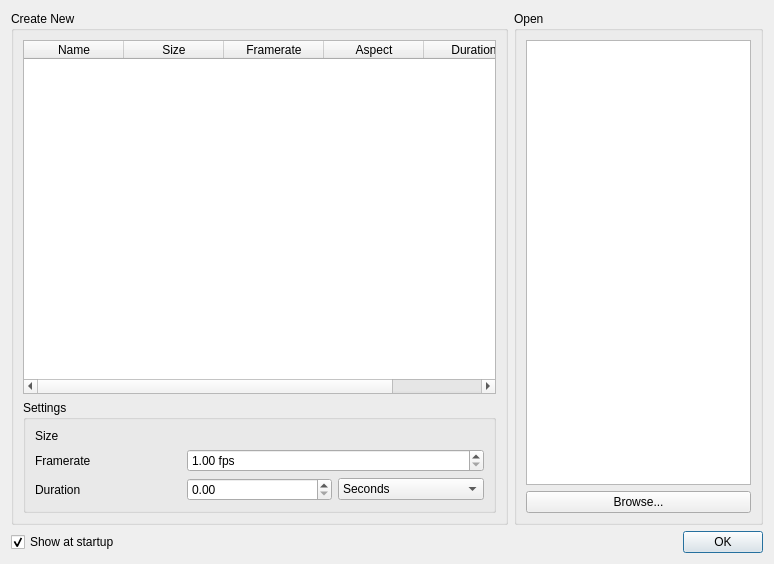
<?xml version="1.0" encoding="UTF-8"?>
<ui version="4.0">
 <class>glaxnimate::gui::StartupDialog</class>
 <widget class="QDialog" name="StartupDialog">
  <property name="geometry">
   <rect>
    <x>0</x>
    <y>0</y>
    <width>774</width>
    <height>564</height>
   </rect>
  </property>
  <property name="windowTitle">
   <string>Startup</string>
  </property>
  <layout class="QVBoxLayout" name="verticalLayout_3">
   <item>
    <layout class="QHBoxLayout" name="horizontalLayout" stretch="2,1">
     <item>
      <widget class="QGroupBox" name="groupBox">
       <property name="title">
        <string>Create New</string>
       </property>
       <layout class="QVBoxLayout" name="verticalLayout_2">
        <item>
         <widget class="QTableWidget" name="view_presets">
          <property name="selectionMode">
           <enum>QAbstractItemView::SingleSelection</enum>
          </property>
          <property name="selectionBehavior">
           <enum>QAbstractItemView::SelectRows</enum>
          </property>
          <property name="showGrid">
           <bool>false</bool>
          </property>
          <attribute name="verticalHeaderVisible">
           <bool>false</bool>
          </attribute>
          <column>
           <property name="text">
            <string>Name</string>
           </property>
          </column>
          <column>
           <property name="text">
            <string>Size</string>
           </property>
          </column>
          <column>
           <property name="text">
            <string>Framerate</string>
           </property>
          </column>
          <column>
           <property name="text">
            <string>Aspect</string>
           </property>
          </column>
          <column>
           <property name="text">
            <string>Duration</string>
           </property>
          </column>
         </widget>
        </item>
        <item>
         <widget class="QGroupBox" name="groupBox_3">
          <property name="title">
           <string>Settings</string>
          </property>
          <layout class="QGridLayout" name="gridLayout">
           <item row="2" column="0">
            <widget class="QLabel" name="label_3">
             <property name="text">
              <string>Duration</string>
             </property>
            </widget>
           </item>
           <item row="0" column="0">
            <widget class="QLabel" name="label">
             <property name="text">
              <string>Size</string>
             </property>
            </widget>
           </item>
           <item row="1" column="0">
            <widget class="QLabel" name="label_2">
             <property name="text">
              <string>Framerate</string>
             </property>
            </widget>
           </item>
           <item row="2" column="1">
            <widget class="QDoubleSpinBox" name="spin_duration">
             <property name="maximum">
              <double>9999.99</double>
             </property>
            </widget>
           </item>
           <item row="0" column="1" colspan="2">
            <widget class="glaxnimate::gui::Spin2D" name="spin_size" native="true"/>
           </item>
           <item row="1" column="1" colspan="2">
            <widget class="QDoubleSpinBox" name="spin_fps">
             <property name="suffix">
              <string> fps</string>
             </property>
             <property name="minimum">
              <double>1.000000000000000</double>
             </property>
             <property name="maximum">
              <double>999.990000000000009</double>
             </property>
            </widget>
           </item>
           <item row="2" column="2">
            <widget class="QComboBox" name="combo_time_units">
             <property name="currentIndex">
              <number>1</number>
             </property>
             <item>
              <property name="text">
               <string>Frames</string>
              </property>
             </item>
             <item>
              <property name="text">
               <string>Seconds</string>
              </property>
             </item>
            </widget>
           </item>
          </layout>
         </widget>
        </item>
       </layout>
      </widget>
     </item>
     <item>
      <widget class="QGroupBox" name="groupBox_2">
       <property name="title">
        <string>Open</string>
       </property>
       <layout class="QVBoxLayout" name="verticalLayout">
        <item>
         <widget class="QListWidget" name="view_recent"/>
        </item>
        <item>
         <widget class="QPushButton" name="button_open_browse">
          <property name="text">
           <string>Browse...</string>
          </property>
          <property name="icon">
           <iconset theme="document-open">
            <normaloff>.</normaloff>.</iconset>
          </property>
         </widget>
        </item>
       </layout>
      </widget>
     </item>
    </layout>
   </item>
   <item>
    <layout class="QHBoxLayout" name="horizontalLayout_2">
     <item>
      <widget class="QCheckBox" name="check_show_at_startup">
       <property name="text">
        <string>Show at startup</string>
       </property>
       <property name="checked">
        <bool>true</bool>
       </property>
      </widget>
     </item>
     <item>
      <widget class="QDialogButtonBox" name="buttonBox">
       <property name="standardButtons">
        <set>QDialogButtonBox::Ok</set>
       </property>
      </widget>
     </item>
    </layout>
   </item>
  </layout>
 </widget>
 <customwidgets>
  <customwidget>
   <class>glaxnimate::gui::Spin2D</class>
   <extends>QWidget</extends>
   <header>widgets/spin2d.hpp</header>
   <container>1</container>
  </customwidget>
 </customwidgets>
 <resources/>
 <connections>
  <connection>
   <sender>buttonBox</sender>
   <signal>accepted()</signal>
   <receiver>StartupDialog</receiver>
   <slot>accept()</slot>
   <hints>
    <hint type="sourcelabel">
     <x>516</x>
     <y>556</y>
    </hint>
    <hint type="destinationlabel">
     <x>400</x>
     <y>663</y>
    </hint>
   </hints>
  </connection>
  <connection>
   <sender>buttonBox</sender>
   <signal>rejected()</signal>
   <receiver>StartupDialog</receiver>
   <slot>reject()</slot>
   <hints>
    <hint type="sourcelabel">
     <x>624</x>
     <y>556</y>
    </hint>
    <hint type="destinationlabel">
     <x>591</x>
     <y>680</y>
    </hint>
   </hints>
  </connection>
  <connection>
   <sender>view_recent</sender>
   <signal>clicked(QModelIndex)</signal>
   <receiver>StartupDialog</receiver>
   <slot>click_recent(QModelIndex)</slot>
   <hints>
    <hint type="sourcelabel">
     <x>706</x>
     <y>302</y>
    </hint>
    <hint type="destinationlabel">
     <x>939</x>
     <y>407</y>
    </hint>
   </hints>
  </connection>
  <connection>
   <sender>button_open_browse</sender>
   <signal>clicked()</signal>
   <receiver>StartupDialog</receiver>
   <slot>reject()</slot>
   <hints>
    <hint type="sourcelabel">
     <x>710</x>
     <y>482</y>
    </hint>
    <hint type="destinationlabel">
     <x>770</x>
     <y>799</y>
    </hint>
   </hints>
  </connection>
  <connection>
   <sender>combo_time_units</sender>
   <signal>activated(int)</signal>
   <receiver>StartupDialog</receiver>
   <slot>update_time_units()</slot>
   <hints>
    <hint type="sourcelabel">
     <x>394</x>
     <y>476</y>
    </hint>
    <hint type="destinationlabel">
     <x>463</x>
     <y>640</y>
    </hint>
   </hints>
  </connection>
  <connection>
   <sender>check_show_at_startup</sender>
   <signal>clicked(bool)</signal>
   <receiver>StartupDialog</receiver>
   <slot>update_startup_enabled(bool)</slot>
   <hints>
    <hint type="sourcelabel">
     <x>42</x>
     <y>540</y>
    </hint>
    <hint type="destinationlabel">
     <x>79</x>
     <y>639</y>
    </hint>
   </hints>
  </connection>
  <connection>
   <sender>view_presets</sender>
   <signal>clicked(QModelIndex)</signal>
   <receiver>StartupDialog</receiver>
   <slot>select_preset(QModelIndex)</slot>
   <hints>
    <hint type="sourcelabel">
     <x>226</x>
     <y>167</y>
    </hint>
    <hint type="destinationlabel">
     <x>360</x>
     <y>705</y>
    </hint>
   </hints>
  </connection>
  <connection>
   <sender>view_presets</sender>
   <signal>activated(QModelIndex)</signal>
   <receiver>StartupDialog</receiver>
   <slot>select_preset(QModelIndex)</slot>
   <hints>
    <hint type="sourcelabel">
     <x>108</x>
     <y>183</y>
    </hint>
    <hint type="destinationlabel">
     <x>317</x>
     <y>681</y>
    </hint>
   </hints>
  </connection>
 </connections>
 <slots>
  <slot>select_preset(QModelIndex)</slot>
  <slot>click_recent(QModelIndex)</slot>
  <slot>update_time_units()</slot>
  <slot>update_startup_enabled(bool)</slot>
 </slots>
</ui>
